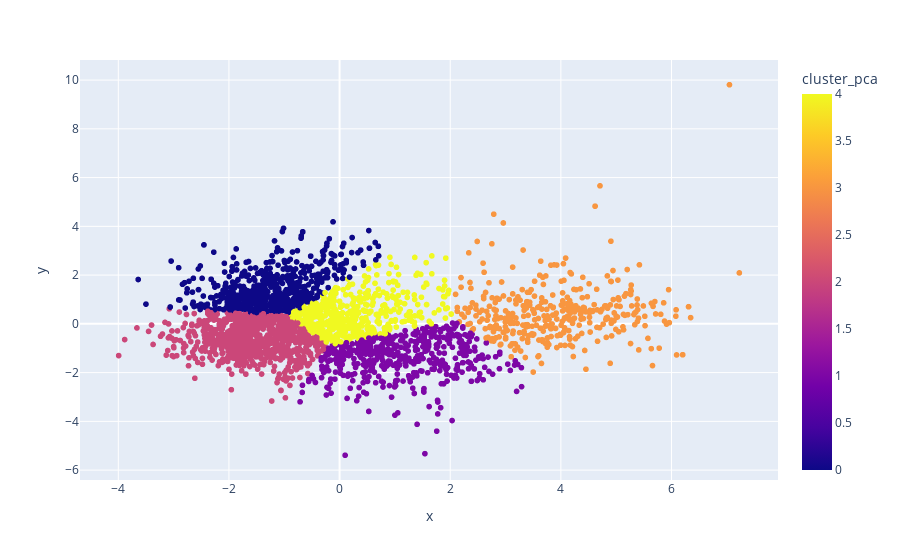

The code cell stored with this chart in its notebook:
### Markdown cell above
## Aula 2.3 Plotando a clustering

### Code cell
fig = px.scatter(
   projection, x='x', y='y', color='cluster_pca', hover_data=['x', 'y', 'generos'])
fig.show()

### Figure 1 — Plotly figure (JSON) as saved in the notebook; plotly's stock layout.template omitted (floating-point values rounded to 4 significant figures; data arrays with more than 128 entries replaced by an {"elided": "..."} marker saying what was removed)
{"data": [{"customdata": {"elided": "2973x1 str values"}, "hovertemplate": "x=%{x}<br>y=%{y}<br>generos=%{customdata[0]}<br>cluster_pca=%{marker.color}<extra></extra>", "legendgroup": "", "marker": {"color": {"elided": "2973 int values"}, "coloraxis": "coloraxis", "symbol": "circle"}, "mode": "markers", "name": "", "showlegend": false, "type": "scattergl", "x": {"elided": "2973 float values"}, "xaxis": "x", "y": {"elided": "2973 float values"}, "yaxis": "y"}], "layout": {"coloraxis": {"colorbar": {"title": {"text": "cluster_pca"}}, "colorscale": [[0, "#0d0887"], [0.1111, "#46039f"], [0.2222, "#7201a8"], [0.3333, "#9c179e"], [0.4444, "#bd3786"], [0.5556, "#d8576b"], [0.6667, "#ed7953"], [0.7778, "#fb9f3a"], [0.8889, "#fdca26"], [1, "#f0f921"]]}, "legend": {"tracegroupgap": 0}, "margin": {"t": 60}, "xaxis": {"anchor": "y", "domain": [0, 1], "title": {"text": "x"}}, "yaxis": {"anchor": "x", "domain": [0, 1], "title": {"text": "y"}}}}
